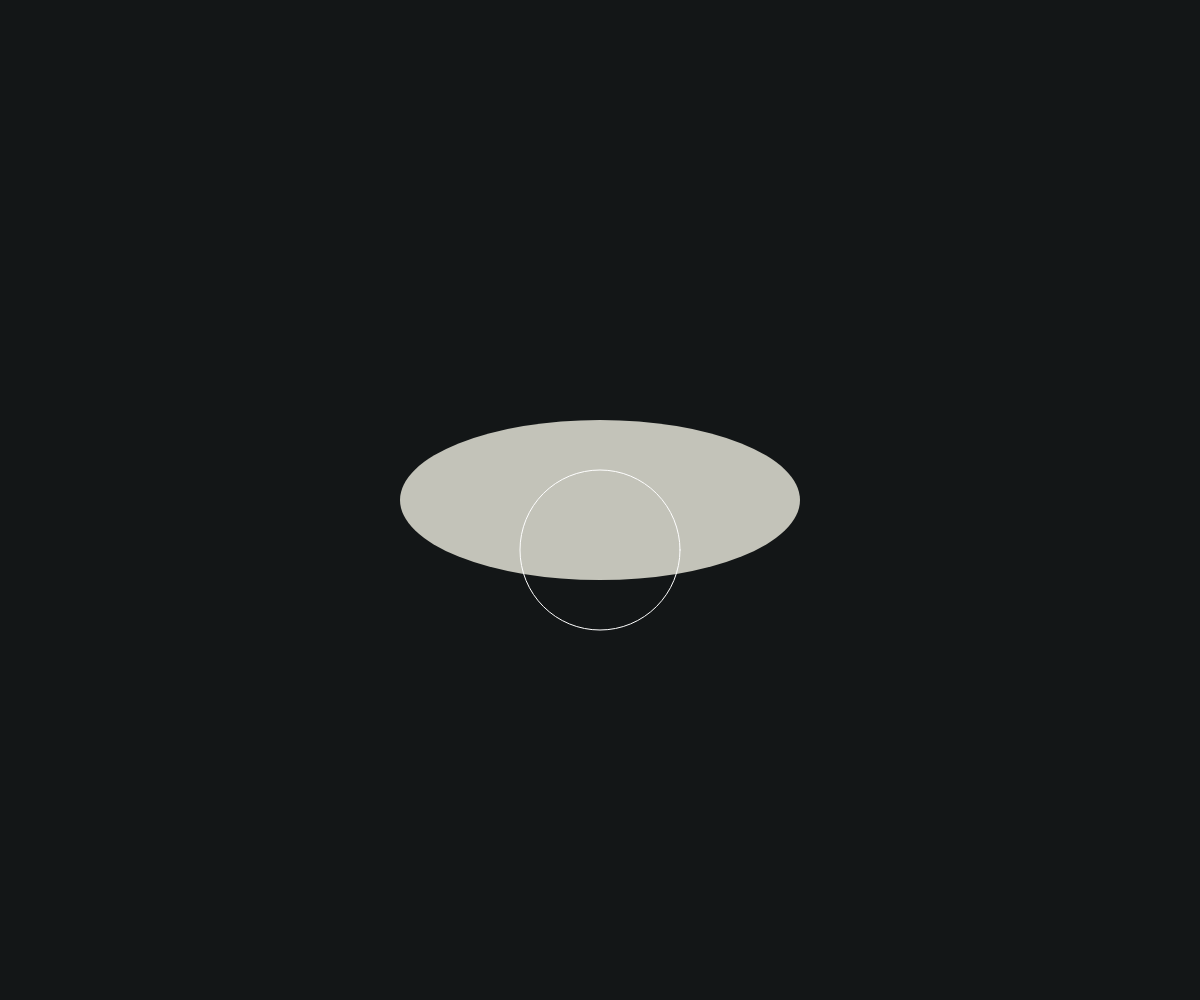
Frame 1 (no input)
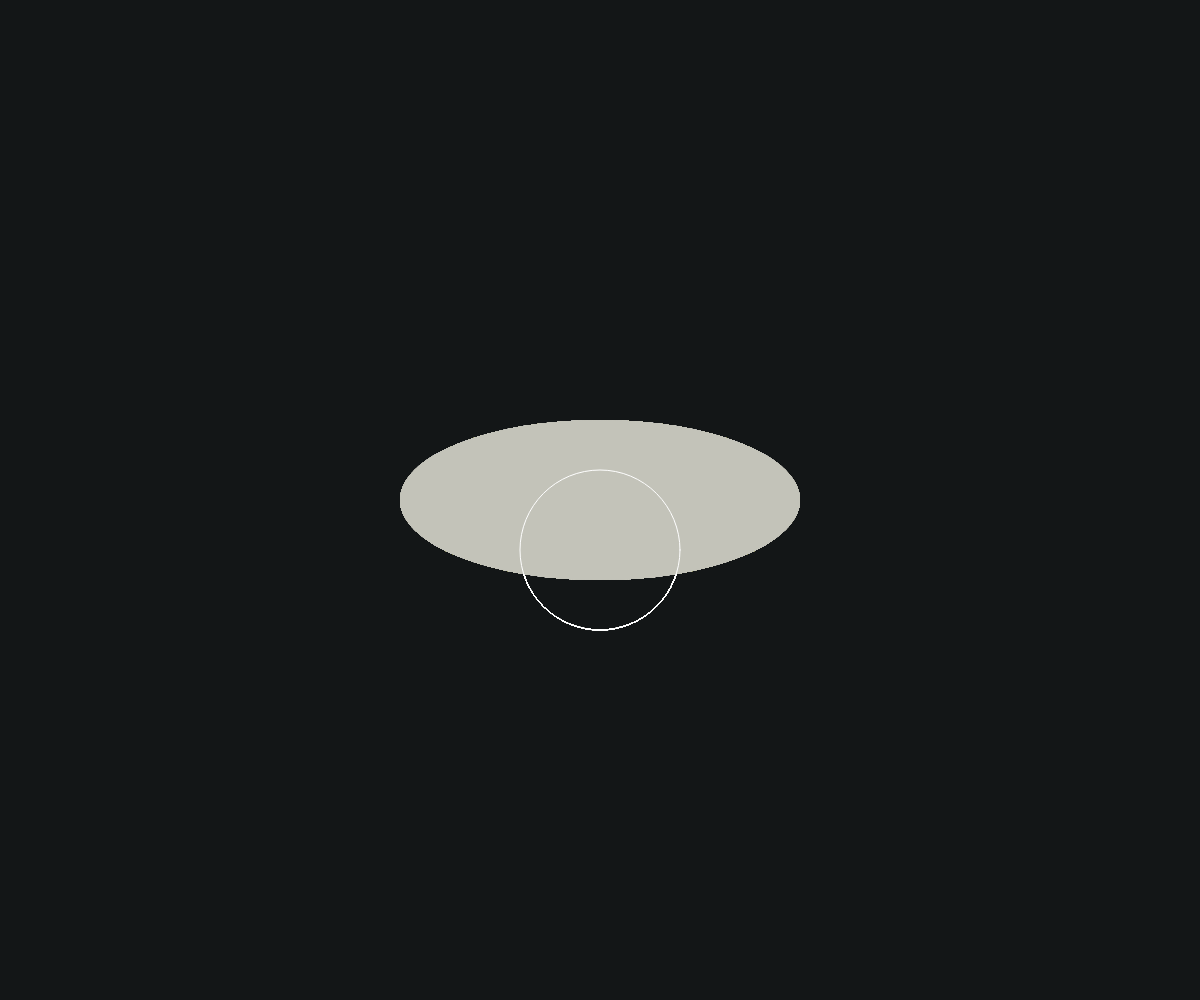
Frame 60 (no input)
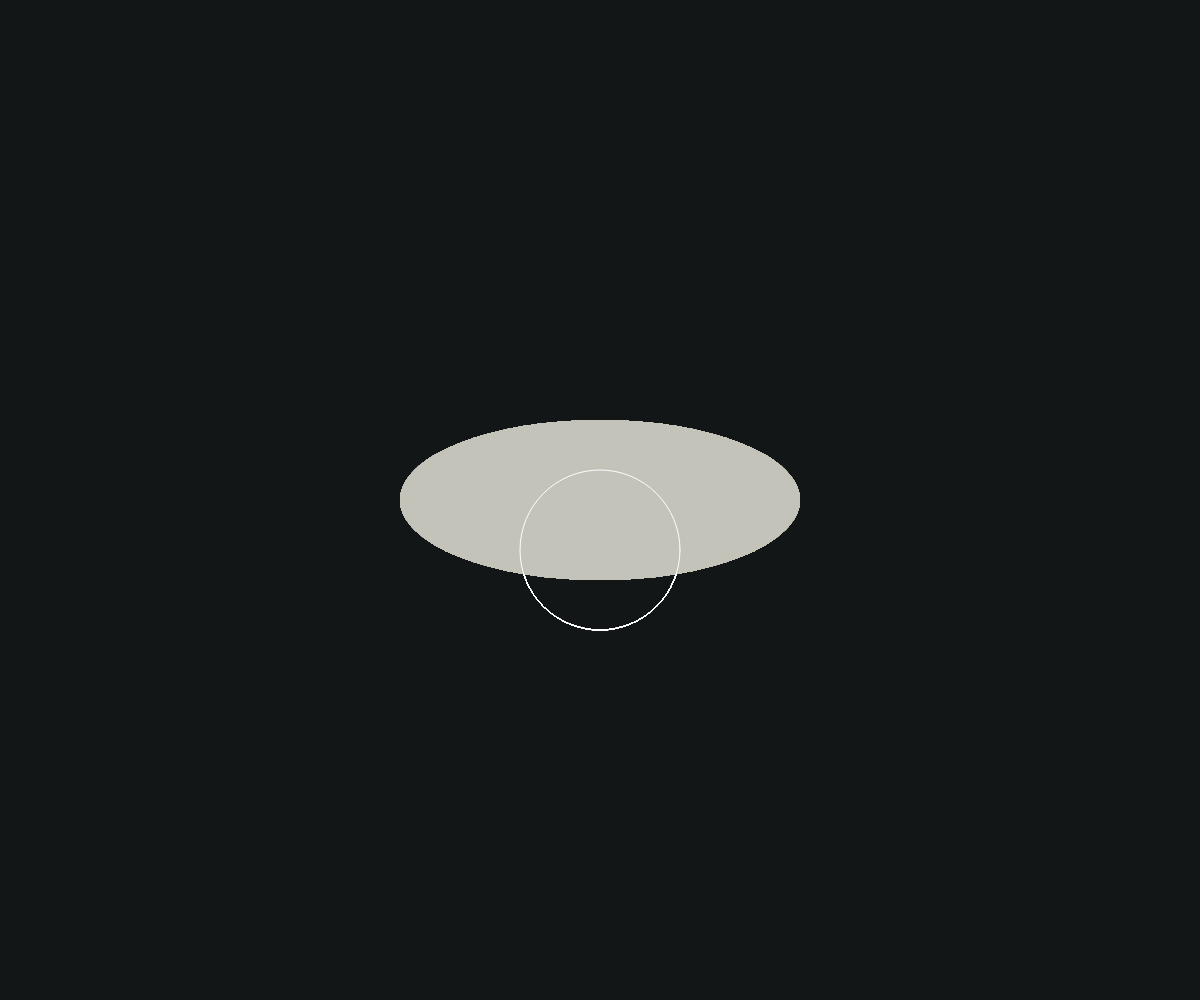
Frame 120 (the mouse pressed at the canvas centre since frame 60)

The p5.js sketch that drew these frames (run headless with seeded random() and noise() and a simulated clock; from frame 60 on, the mouse is pressed at the canvas centre):

// p5.js sketch
// ── sketch.js
// "use strict"
let diameter
let angle = 0
const lowEnd = -150
const highEnd = 150

function setup() {
    createCanvas(windowWidth, windowHeight)
    diameter = 150
    frameRate(60)
    rectMode(CENTER)
    background(19, 22, 23)

}

function draw() {

    translate(width/2, height/2)
    stroke(0, 0)
    fill(195, 195, 185)
    ellipse(0, 0, 400, 160)
    fill(0, 0)
    stroke(255)
    ellipse(0, 50, 160, 160)

}
